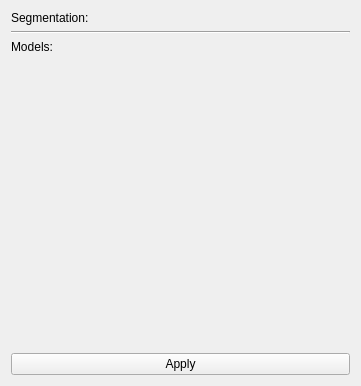
<?xml version="1.0" encoding="UTF-8"?>
<ui version="4.0">
 <class>Silhouette</class>
 <widget class="qMRMLWidget" name="Silhouette">
  <property name="geometry">
   <rect>
    <x>0</x>
    <y>0</y>
    <width>361</width>
    <height>386</height>
   </rect>
  </property>
  <layout class="QVBoxLayout" name="verticalLayout">
   <item>
    <layout class="QFormLayout" name="formLayout">
     <item row="0" column="1">
      <widget class="qMRMLSegmentSelectorWidget" name="segmentSelector">
       <property name="toolTip">
        <string>Select a segmentation and a segment.</string>
       </property>
       <property name="noneEnabled">
        <bool>true</bool>
       </property>
       <property name="editEnabled">
        <bool>true</bool>
       </property>
       <property name="segmentationNodeSelectorVisible">
        <bool>true</bool>
       </property>
      </widget>
     </item>
     <item row="0" column="0">
      <widget class="QLabel" name="segmentationLabel">
       <property name="text">
        <string>Segmentation:</string>
       </property>
      </widget>
     </item>
     <item row="2" column="1">
      <widget class="qMRMLNodeComboBox" name="modelSelector">
       <property name="toolTip">
        <string>Output silhouettes as models.</string>
       </property>
       <property name="nodeTypes">
        <stringlist notr="true">
         <string>vtkMRMLModelNode</string>
        </stringlist>
       </property>
       <property name="showChildNodeTypes">
        <bool>false</bool>
       </property>
       <property name="noneEnabled">
        <bool>false</bool>
       </property>
       <property name="addEnabled">
        <bool>false</bool>
       </property>
       <property name="removeEnabled">
        <bool>true</bool>
       </property>
       <property name="editEnabled">
        <bool>true</bool>
       </property>
       <property name="renameEnabled">
        <bool>true</bool>
       </property>
       <property name="SlicerParameterName" stdset="0">
        <string>outputModel</string>
       </property>
      </widget>
     </item>
     <item row="2" column="0">
      <widget class="QLabel" name="modelsLabel">
       <property name="text">
        <string>Models:</string>
       </property>
      </widget>
     </item>
     <item row="1" column="0" colspan="2">
      <widget class="Line" name="line">
       <property name="orientation">
        <enum>Qt::Horizontal</enum>
       </property>
      </widget>
     </item>
    </layout>
   </item>
   <item>
    <spacer name="verticalSpacer">
     <property name="orientation">
      <enum>Qt::Vertical</enum>
     </property>
     <property name="sizeHint" stdset="0">
      <size>
       <width>20</width>
       <height>40</height>
      </size>
     </property>
    </spacer>
   </item>
   <item>
    <widget class="QPushButton" name="applyButton">
     <property name="enabled">
      <bool>true</bool>
     </property>
     <property name="sizePolicy">
      <sizepolicy hsizetype="Preferred" vsizetype="Fixed">
       <horstretch>0</horstretch>
       <verstretch>0</verstretch>
      </sizepolicy>
     </property>
     <property name="toolTip">
      <string>Run the algorithm.</string>
     </property>
     <property name="text">
      <string>Apply</string>
     </property>
    </widget>
   </item>
  </layout>
 </widget>
 <customwidgets>
  <customwidget>
   <class>qMRMLNodeComboBox</class>
   <extends>QWidget</extends>
   <header>qMRMLNodeComboBox.h</header>
  </customwidget>
  <customwidget>
   <class>qMRMLWidget</class>
   <extends>QWidget</extends>
   <header>qMRMLWidget.h</header>
   <container>1</container>
  </customwidget>
  <customwidget>
   <class>qMRMLSegmentSelectorWidget</class>
   <extends>qMRMLWidget</extends>
   <header>qMRMLSegmentSelectorWidget.h</header>
  </customwidget>
 </customwidgets>
 <resources/>
 <connections>
  <connection>
   <sender>Silhouette</sender>
   <signal>mrmlSceneChanged(vtkMRMLScene*)</signal>
   <receiver>modelSelector</receiver>
   <slot>setMRMLScene(vtkMRMLScene*)</slot>
   <hints>
    <hint type="sourcelabel">
     <x>82</x>
     <y>135</y>
    </hint>
    <hint type="destinationlabel">
     <x>220</x>
     <y>161</y>
    </hint>
   </hints>
  </connection>
  <connection>
   <sender>Silhouette</sender>
   <signal>mrmlSceneChanged(vtkMRMLScene*)</signal>
   <receiver>segmentSelector</receiver>
   <slot>setMRMLScene(vtkMRMLScene*)</slot>
   <hints>
    <hint type="sourcelabel">
     <x>180</x>
     <y>192</y>
    </hint>
    <hint type="destinationlabel">
     <x>241</x>
     <y>38</y>
    </hint>
   </hints>
  </connection>
 </connections>
</ui>
